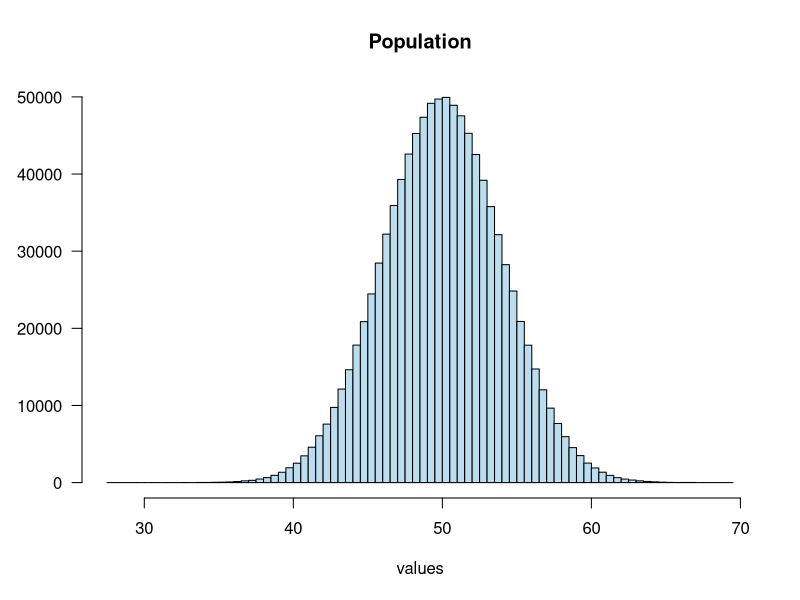
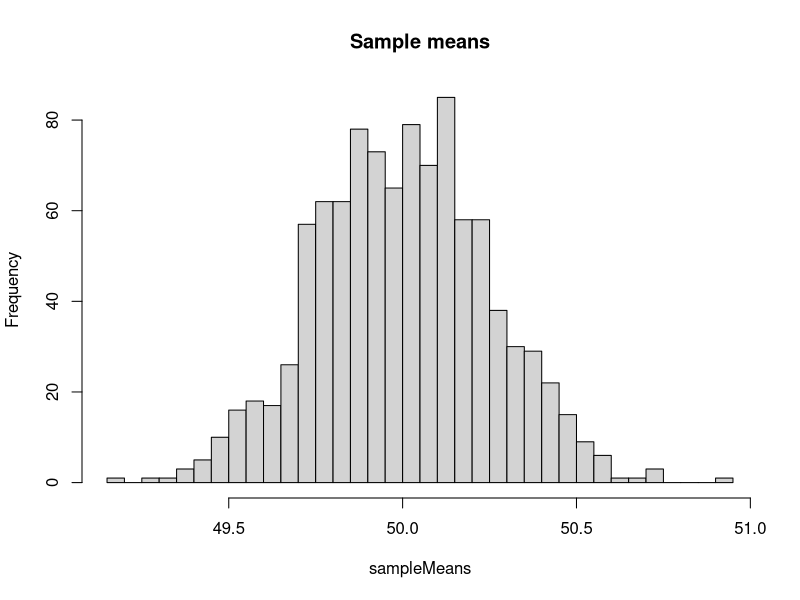

Here is the R script that generated these plots, in order:
## ---- chunk 1
library(knitr)
## Default parameters for displaying the slides
knitr::opts_chunk$set(
  echo = TRUE, 
  eval = TRUE, 
  fig.width = 7, 
  fig.height = 5, 
  fig.align = "center", 
  fig.path = "figures/",
  size = "tiny", 
  warning = FALSE, 
  results = TRUE, 
  message = FALSE, 
  comment = "")

dir.main <- "~/stat1"
dir.current <- file.path(dir.main, "practicals", "01_intro_R")
setwd(dir.current)

## ---- chunk 2
N <- 1000000
mu <- 50
sigma <- 4


## ---- chunk 3
# help("Normal")

X <- rnorm(n = N, mean = mu, sd = sigma)


popMean <- mean(X)
popVar <- mean((X - popMean)^2)
popSD <- sqrt(popVar)

result <- data.frame( 
  "pop mean" = popMean,
  "pop var" = popVar,
  "pop SD" = popSD
)
print(result)

## ---- chunk 4
hist(x = X, 
     breaks = 100, 
     main = "Population", 
     las = 1, 
     col = "#BBDDEE", 
     xlab = "values", 
     ylab = "")
## ---- chunk 5
n <- 256

## ---- chunk 6

# help("sample")
x <- sample(x = X, size = n, replace = FALSE)

m <- mean(x) # sample mean

s2 <-  sum((x - m)^2) / n # sample variance
s <- sqrt(s2) # sample standard dev

varFromR <- var(x) # result of the R var() function on sample values
sdFromR <- sd(x) # result of the R sd() function on sample values

result <- data.frame( 
  "sample mean" = m,
  "sample var" = s2,
  "R variance" = varFromR,
  "sample sd" = s,
  "R sd" = sdFromR
)
print(result)


# help(var)

## ---- chunk 7
repl <- 1000

sampleMeans <- replicate(
  n = repl, 
  expr = mean(sample(x = X, size = n, replace = FALSE)))
meanOfTheMeans <- mean(sampleMeans)
varOfTheMeans <- var(sampleMeans)
sdOfTheMeans <- sd(sampleMeans)

hist(sampleMeans, main = "Sample means", breaks = 25)

sampleVariancesFromR <- replicate(
  n = repl, 
  expr = var(sample(x = X, size = n, replace = FALSE)))
meanOfTheVariancesFromR <- mean(sampleVariancesFromR)


